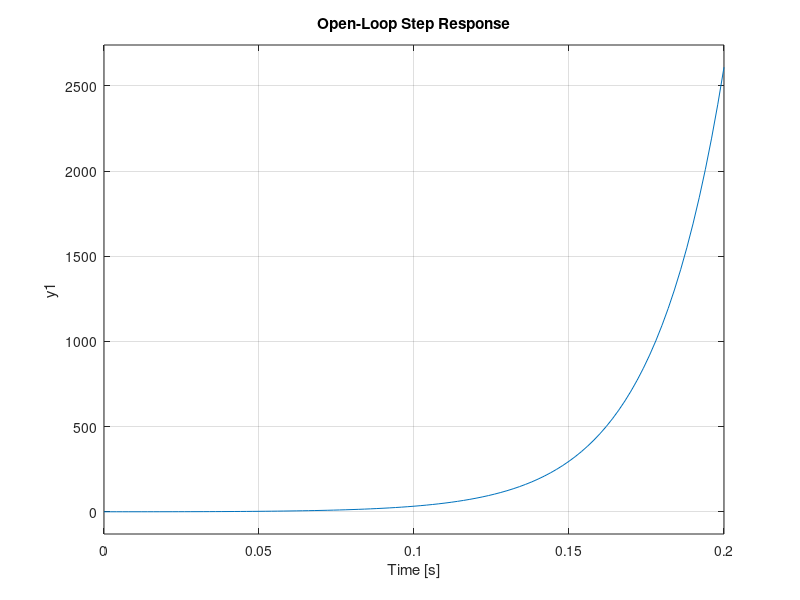

Reproduce this figure in MATLAB. (Note: this script raises an error after producing the figure.)
clear all
close all

x1star = 0.002;
x2star = 0;
x3star = 0.0007839;
ustar = 0.0078;
ystar = x1star;

c = 7000; 
M = 0.0844;     
R = 10;    
L = 0.115;      


A = [0, 1, 0; 
     c/M*x3star^2/(0.0072-x1star)^2, 0, c/M*x3star*2/(0.0072-x1star); 
     0, 0, -R/L];
B = [0; 0; 1/L];
C = [1, 0, 0];
D = 0;


s = tf('s');
gp = C*((s.*eye(3)-A)^-1)*B + D;


figure;
step(gp);
title('Open-Loop Step Response');

opts = pidtuneOptions('DesignFocus', 'disturbance-rejection','PhaseMargin', 18); 

[Gc, info] = pidtune(gp, 'pid', opts); 

% Display PID Controller Gains
disp('PID Controller Gains:')
disp(Gc)

% Closed-Loop System
T = feedback(Gc*gp, 1); % Unity feedback assumed

% Closed-Loop Analysis
figure;
step(T);
stepinfo(T)
title('Closed-Loop Step Response with PID Controller');
